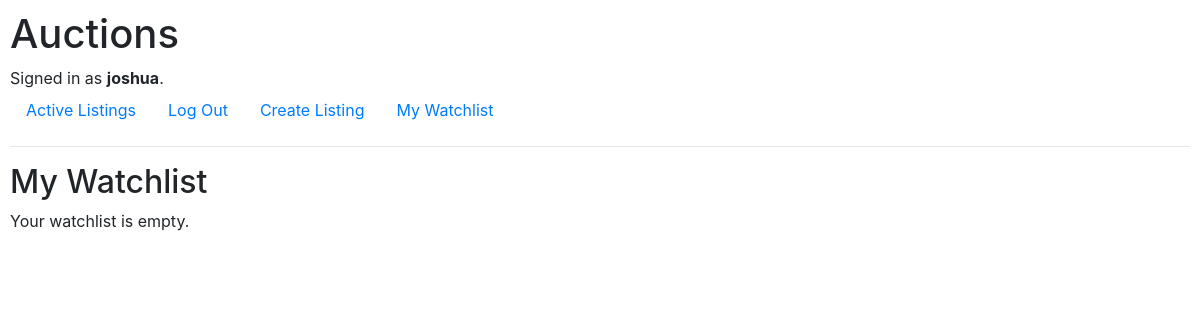
/watchlist (signed in), run on an earlier commit of the app's database.
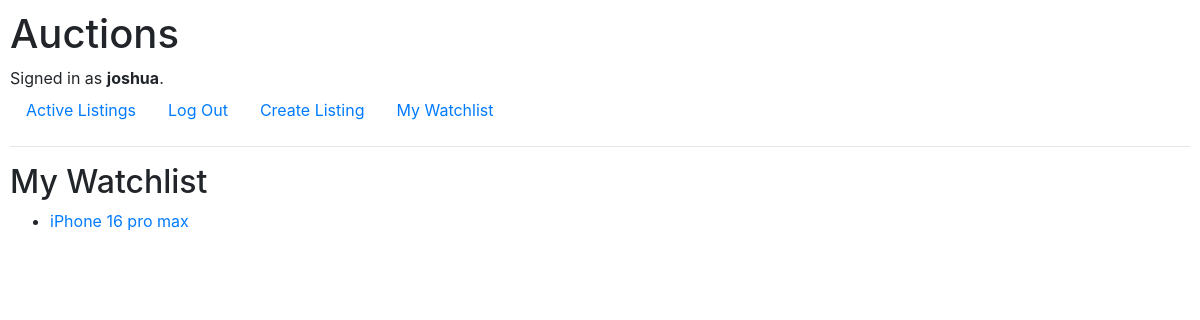
And on a later commit of the database.
### auctions/models.py (models this page shows, shortened)
class AuctionListing(models.Model):
    title = models.CharField(max_length=64)
    description = models.TextField()
    starting_bid = models.DecimalField(max_digits=10, decimal_places=2)
    category = models.ForeignKey(Category, on_delete=models.SET_NULL, null=True, blank=True, related_name="listings")
    created_at = models.DateTimeField(auto_now_add=True)
    seller = models.ForeignKey(User, on_delete=models.CASCADE)
    active = models.BooleanField(default=True)
    image = models.ImageField(upload_to='listing_images/', null=True, blank=True)  # Ensure this is included
    watchers = models.ManyToManyField(User, blank=True, related_name="watchlist")

### auctions/views.py (the view)
# urls.py: path("watchlist", views.watchlist, name="watchlist"),
@login_required
def watchlist(request):
    user = request.user
    watchlist = user.watchlist.all()
    return render(request, "auctions/watchlist.html",{
        "watchlist": watchlist
    })

### auctions/templates/auctions/watchlist.html
{% extends "auctions/layout.html" %}
{% block body %}
<h2>My Watchlist</h2>
{% if watchlist %}
<ul>
    {% for listing in watchlist %}
    <li>
        <a href="{% url 'listing' listing.id %}">{{ listing.title }}</a>
    </li>
    {% endfor %}
</ul>
{% else %}
<p>Your watchlist is empty.</p>
{% endif %}
{% endblock %}

What changed in the data, as far as the page shows it:
now on this page (row edited): AuctionListing: title "iPhone 16 pro max"
Also different on the page:
text no longer shown: "Your watchlist is empty."
